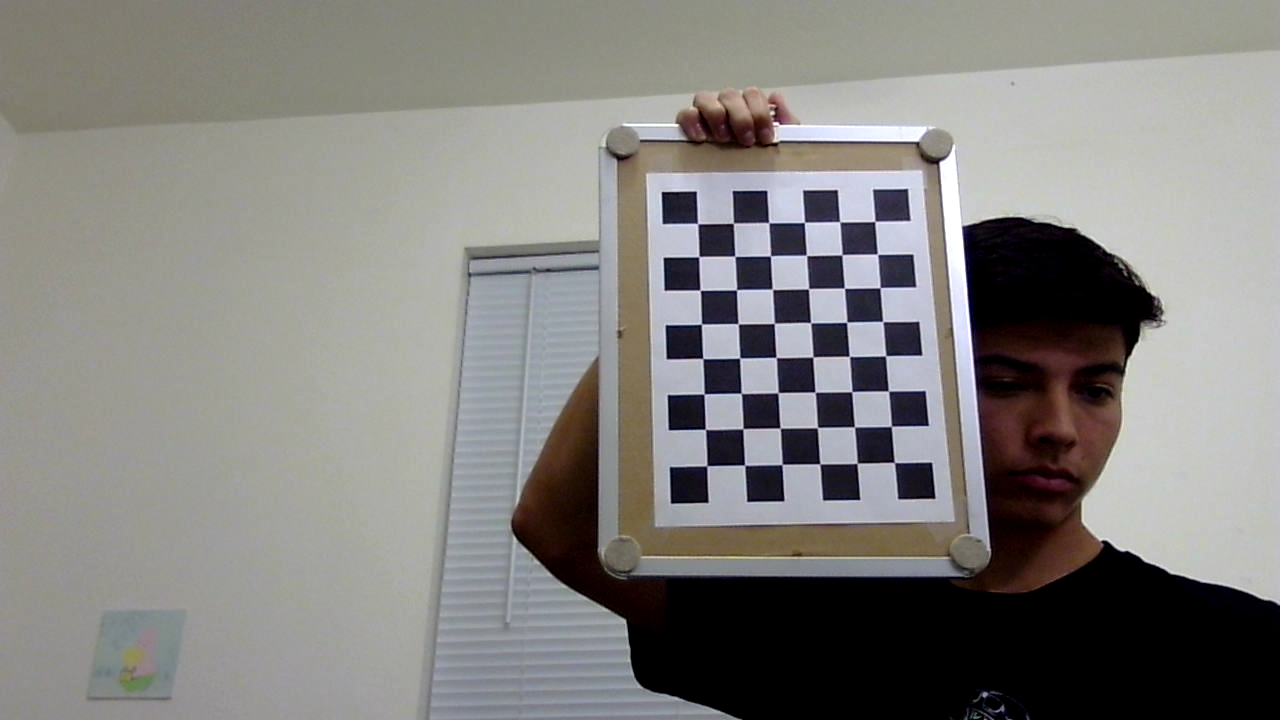
#> input picture tools/camera_calibration/imgs/left_cam/checkerboard_0.png, 1280 x 720 px, given in place of demo2_right.mp4, which was not available
$ python motion_masking.py
#> lines starting #> are read from the running program, lines starting #| are printed output that depends on the picture; pictures that were not available may be replaced by others from this repository, and a replacement may not be noted
"""
script to run background
subtraction and visulization
for debugging
"""

import cv2
import numpy as np

# Open the video file
# cap = cv2.VideoCapture(helpers.get_left_right_camera_idxs()[0])
# cap = cv2.VideoCapture(0)
cap = cv2.VideoCapture("./media/demo2_right.mp4")

# for i in range(205):
#     cap.grab()


fgbg = cv2.createBackgroundSubtractorMOG2(history=2, varThreshold=150, detectShadows=False)


timer = cv2.getTickCount()
# Loop through the video frames
while cap.isOpened():
    # Read a frame from the video
    success, frame = cap.read()
#> frame is the input picture: shape (720, 1280, 3); mean B, G, R 127.4, 130, 131.6


    if success:

        # image base transforms
        frame = cv2.flip(frame, -1)
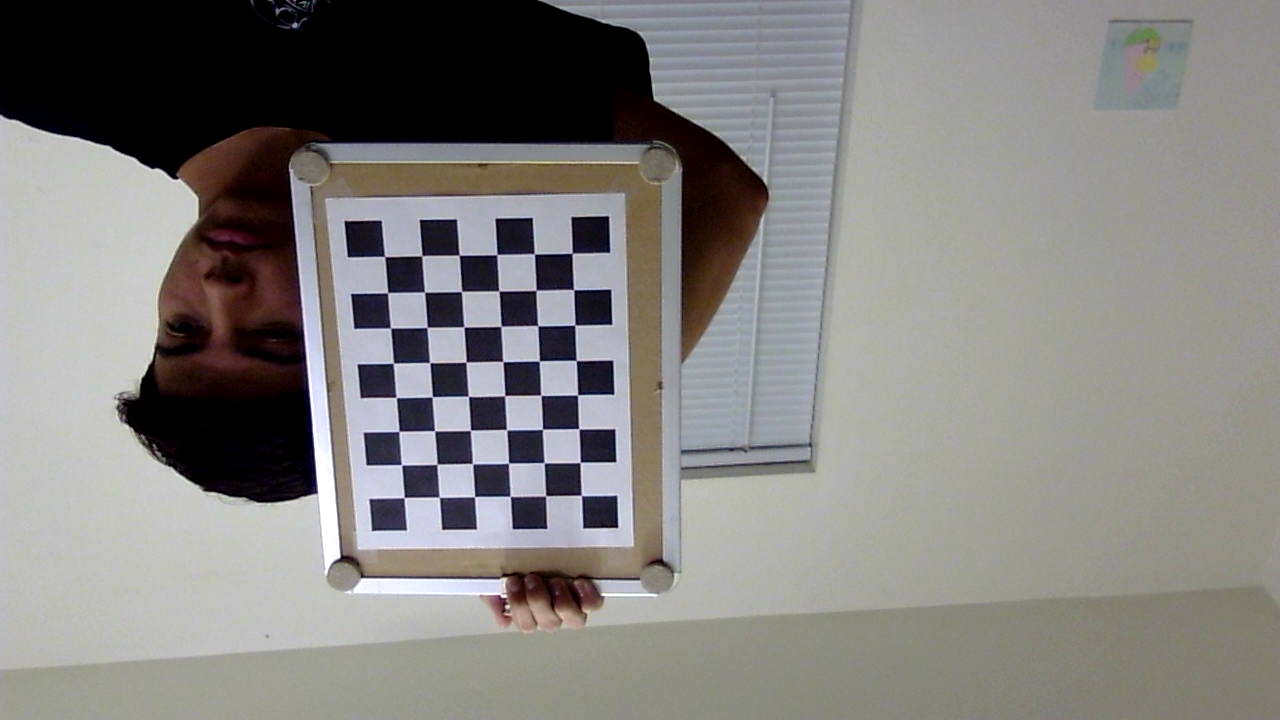
#> frame: shape (720, 1280, 3); mean B, G, R 127.4, 130, 131.6

        # frame = cv2.cvtColor(frame, cv2.COLOR_BGR2GRAY)
        motion_mask = fgbg.apply(frame, -1)
#> motion_mask: shape (720, 1280); every value is 255
        # ret, motion_mask = cv2.threshold(motion_mask, 127, 255, cv2.THRESH_BINARY)

        med_blur = cv2.medianBlur(motion_mask, 5)
        med_gaus_blur = cv2.GaussianBlur(med_blur, (5,5), 0)

        # temp_f = cv2.resize(med_gaus_blur, (frame.shape[1] // 2, frame.shape[0] // 2))
        # cv2.imshow("mask", temp_f)

        masked = med_gaus_blur

        circles = cv2.HoughCircles(masked, cv2.HOUGH_GRADIENT, 1, 300, param1=300, param2=12, minRadius=25, maxRadius=50)
#> circles = None

        if circles is not None:
            circles = np.uint16(np.around(circles))
            for i in circles[0,:]:
                # draw the outer circle
                print('Norm radius', i[2])
                cv2.circle(frame,(i[0],i[1]),i[2],(0,255,0),2)
                # draw the center of the circle
                cv2.circle(frame,(i[0],i[1]),2,(0,0,255),3)


        frame = cv2.resize(frame, (frame.shape[1] // 2, frame.shape[0] // 2))
#> frame: shape (360, 640, 3)
        fps = cv2.getTickFrequency() / (cv2.getTickCount() - timer)
        cv2.putText(frame, "FPS : " + str(int(fps)), (100,50), cv2.FONT_HERSHEY_SIMPLEX, 0.75, (50,170,50), 2)
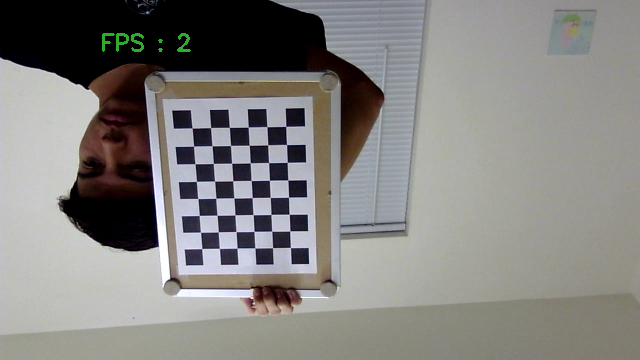
#> frame: shape (360, 640, 3); mean B, G, R 127.6, 130.4, 131.8

        # Display the annotated frame
        cv2.imshow("frame", frame)
        cv2.imshow("Motion Mask", med_gaus_blur)
        timer = cv2.getTickCount()

        if cv2.waitKey(0) & 0xFF == ord("q"):
#> (key q is pressed here)
            break

    else:
        # Break the loop if the end of the video is reached
        break

# Release the video capture object and close the display window
cap.release()
cv2.destroyAllWindows()

$ run again, on tools/camera_calibration/imgs/left_cam/checkerboard_1.png
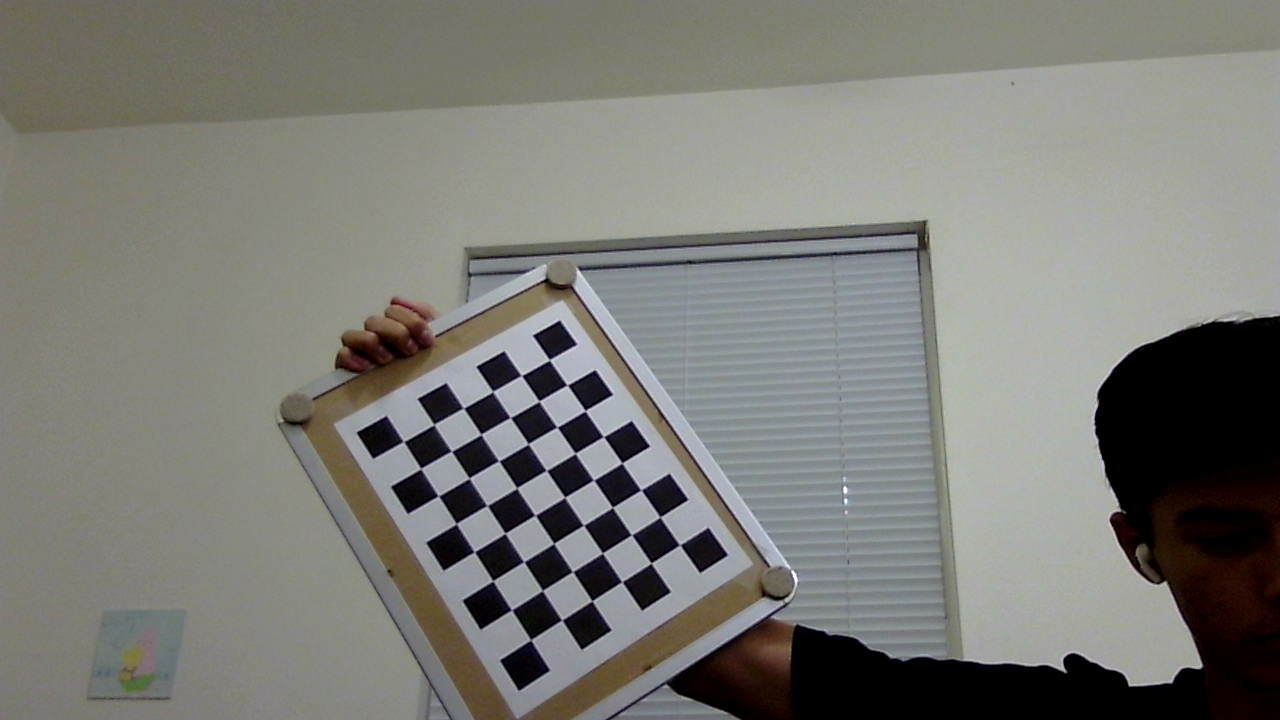
#> input picture tools/camera_calibration/imgs/left_cam/checkerboard_1.png, 1280 x 720 px, given in place of demo2_right.mp4, which was not available
#> frame is the input picture: shape (720, 1280, 3); mean B, G, R 118.6, 123.7, 123.8
#> `frame = cv2.flip(frame, -1)`:
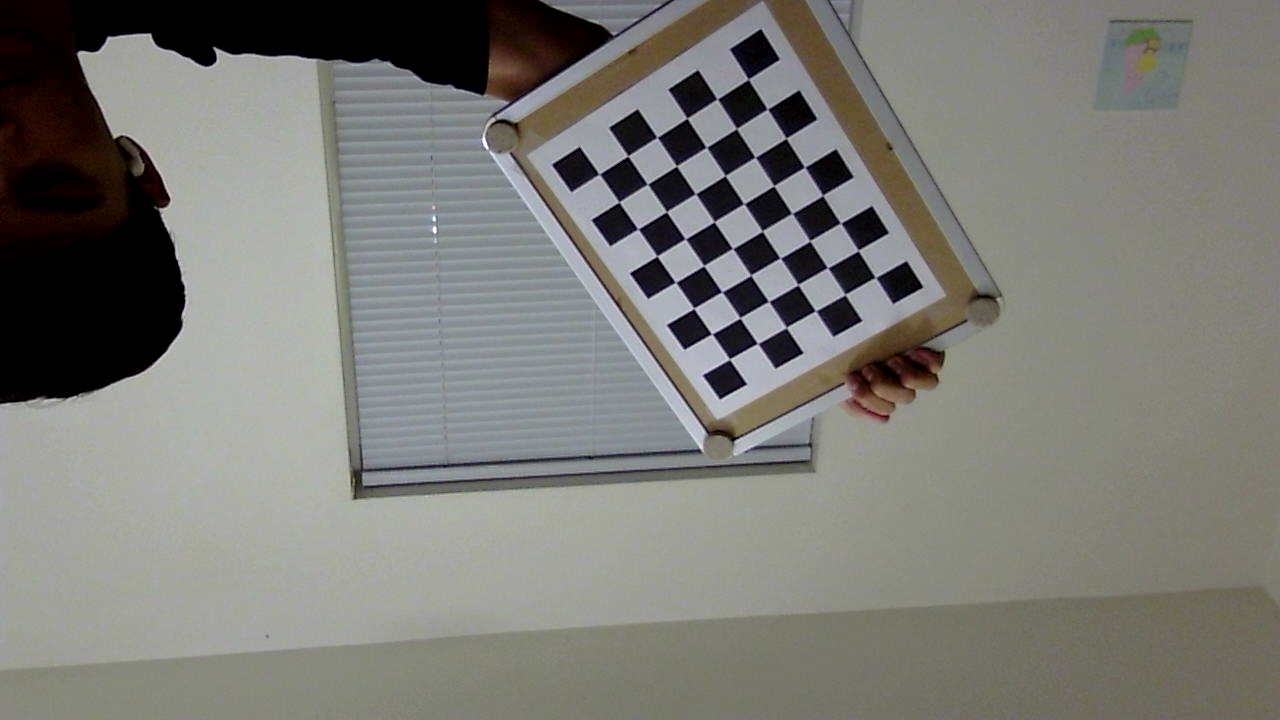
#> frame: shape (720, 1280, 3); mean B, G, R 118.6, 123.7, 123.8
#> motion_mask: shape (720, 1280); every value is 255
#> circles = None
#> `cv2.putText(frame, "FPS : " + str(int(fps)), (100,50), cv2.FONT_HERSHE..`:
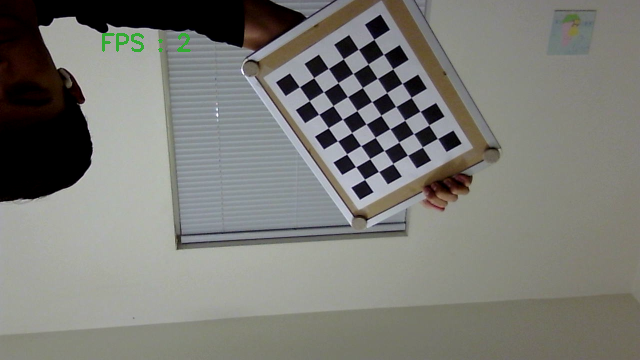
#> frame: shape (360, 640, 3); mean B, G, R 118.5, 123.9, 123.7

$ run again, on tools/camera_calibration/imgs/left_cam/checkerboard_10.png
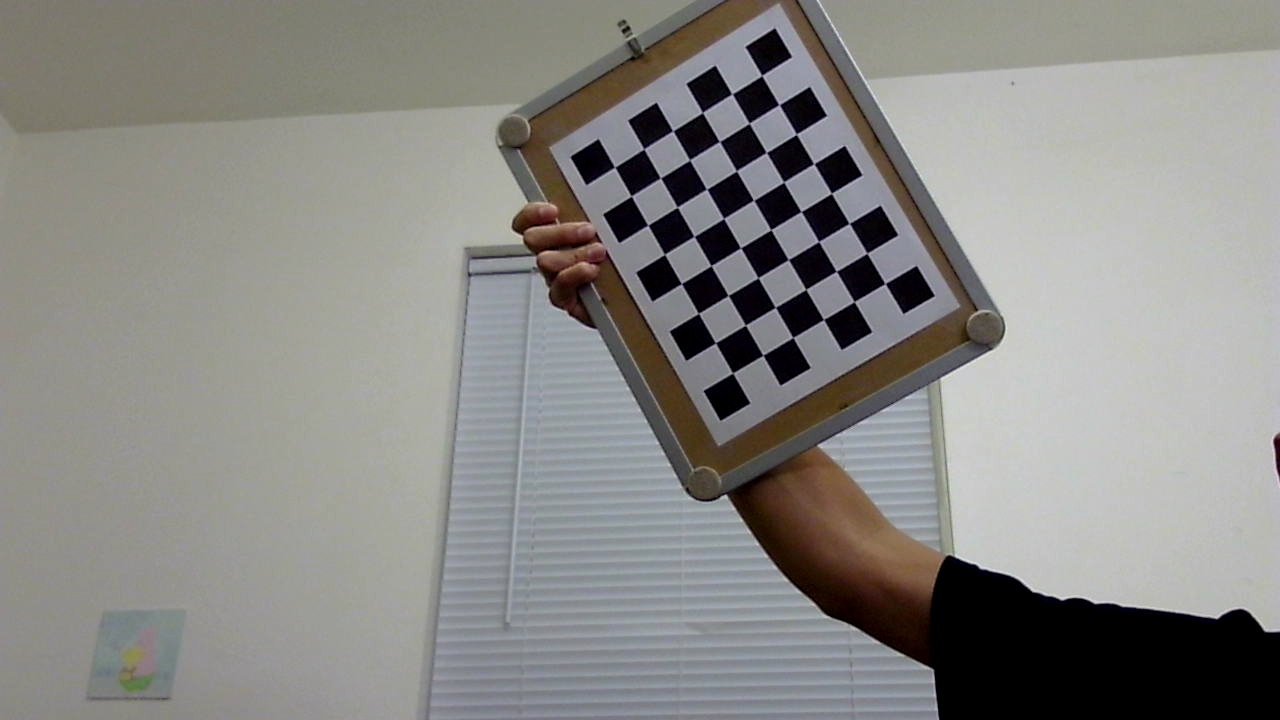
#> input picture tools/camera_calibration/imgs/left_cam/checkerboard_10.png, 1280 x 720 px, given in place of demo2_right.mp4, which was not available
#> frame is the input picture: shape (720, 1280, 3); mean B, G, R 133.2, 136.6, 137.4
#> `frame = cv2.flip(frame, -1)`:
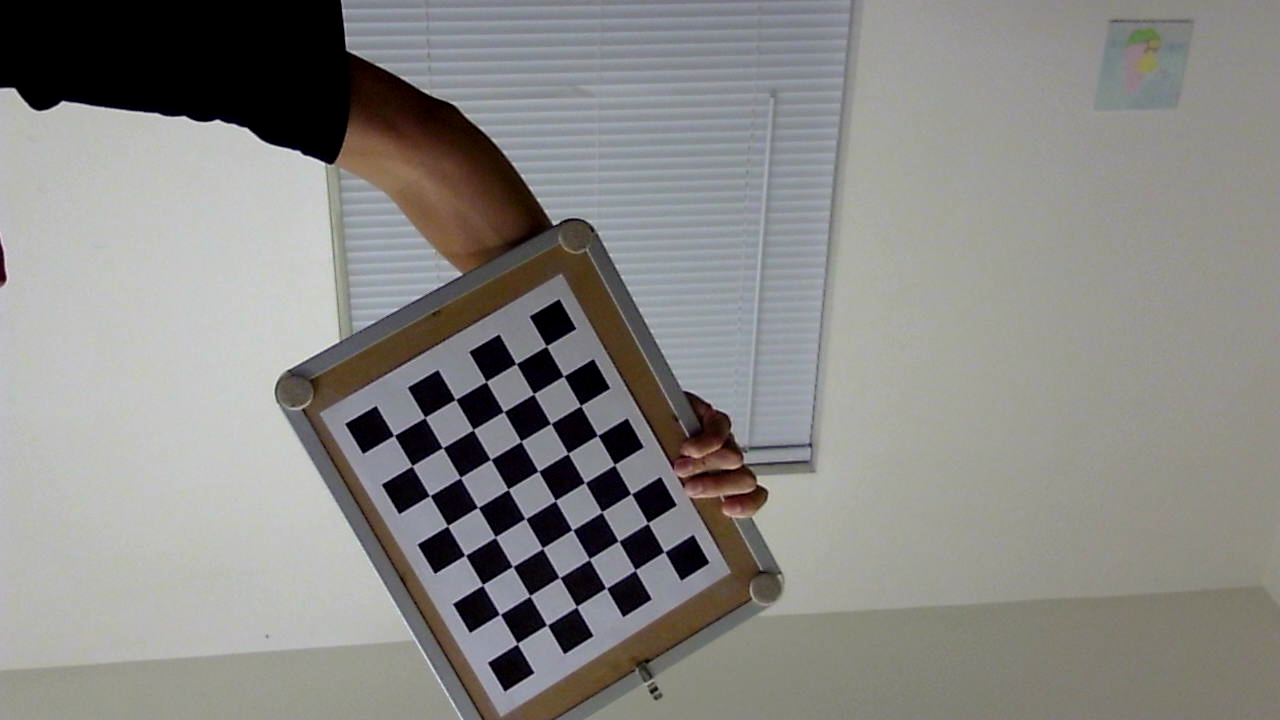
#> frame: shape (720, 1280, 3); mean B, G, R 133.2, 136.6, 137.4
#> motion_mask: shape (720, 1280); every value is 255
#> circles = None
#> `cv2.putText(frame, "FPS : " + str(int(fps)), (100,50), cv2.FONT_HERSHE..`:
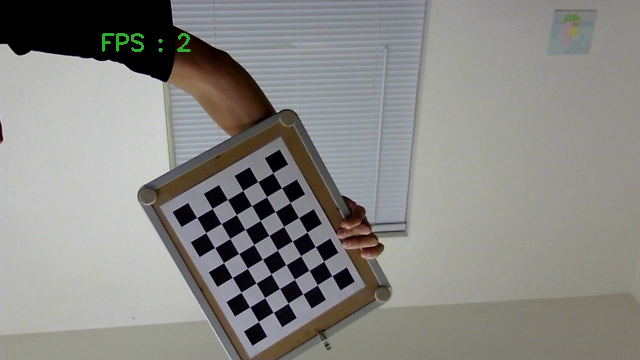
#> frame: shape (360, 640, 3); mean B, G, R 133.5, 137.1, 137.6

$ run again, on tools/camera_calibration/imgs/left_cam/checkerboard_11.png
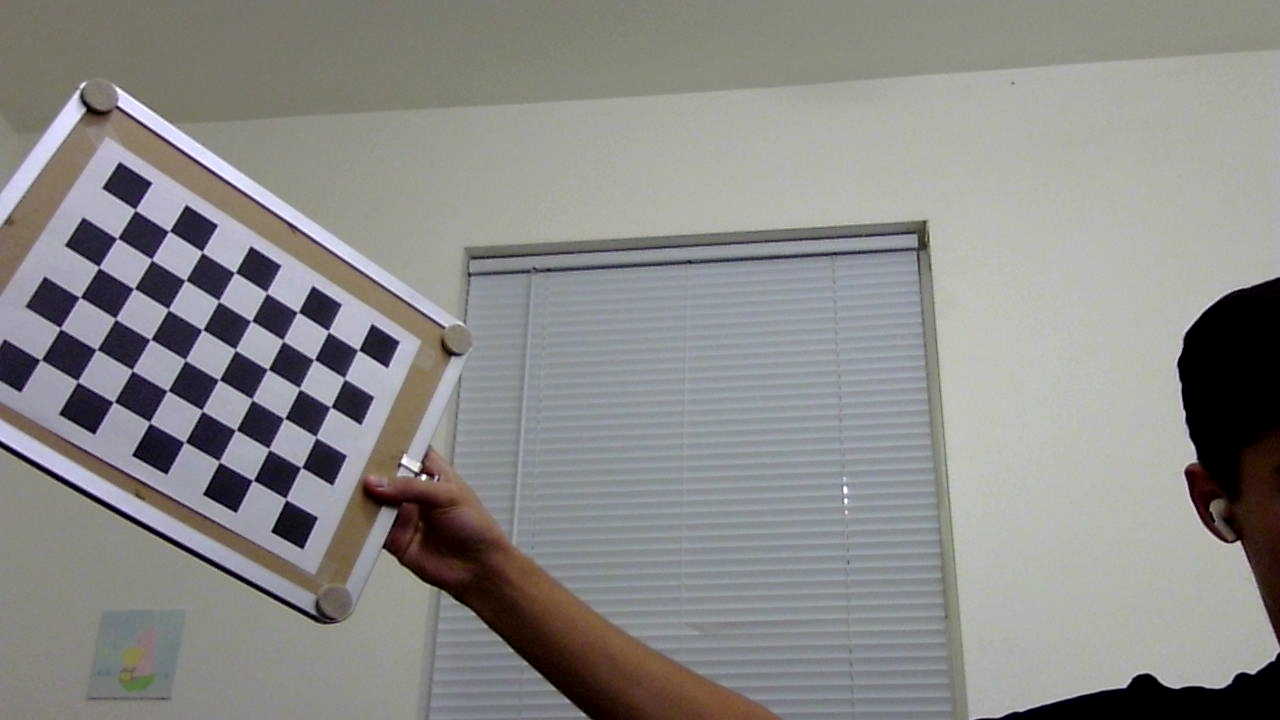
#> input picture tools/camera_calibration/imgs/left_cam/checkerboard_11.png, 1280 x 720 px, given in place of demo2_right.mp4, which was not available
#> frame is the input picture: shape (720, 1280, 3); mean B, G, R 136.8, 138.7, 139.7
#> `frame = cv2.flip(frame, -1)`:
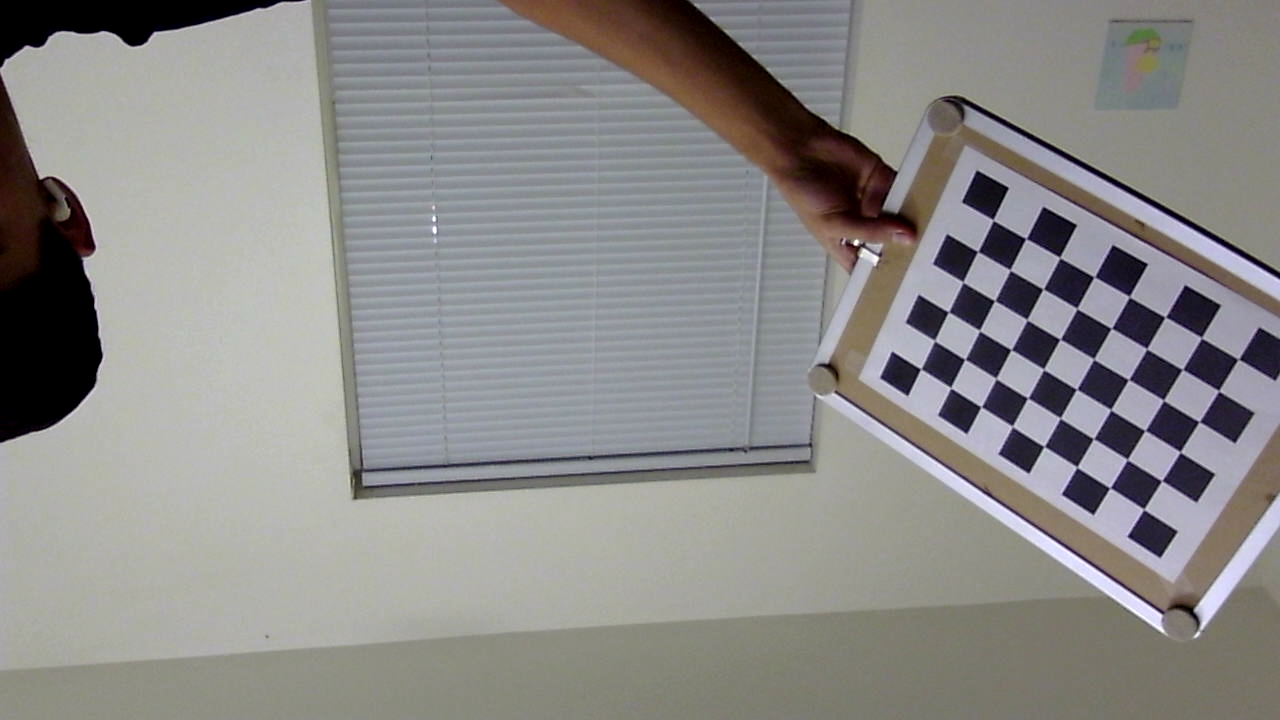
#> frame: shape (720, 1280, 3); mean B, G, R 136.8, 138.7, 139.7
#> motion_mask: shape (720, 1280); every value is 255
#> circles = None
#> `cv2.putText(frame, "FPS : " + str(int(fps)), (100,50), cv2.FONT_HERSHE..`:
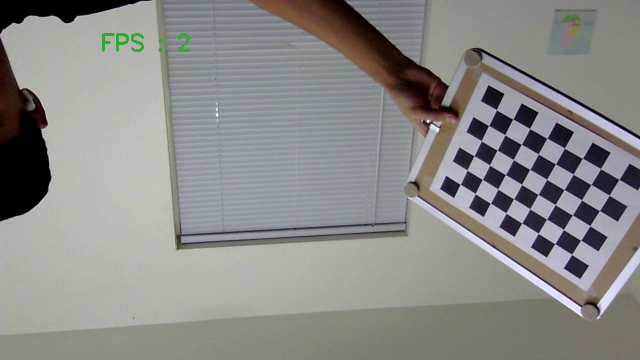
#> frame: shape (360, 640, 3); mean B, G, R 136.7, 138.9, 139.6
